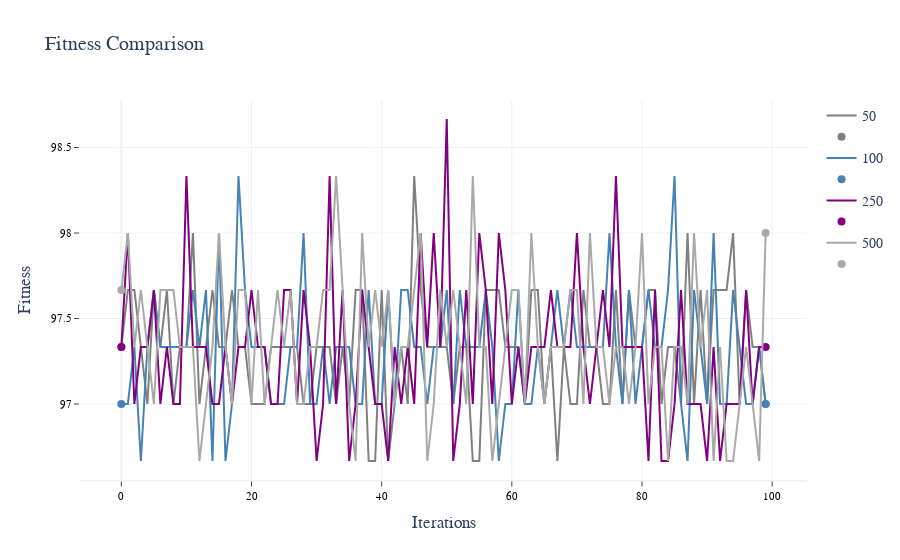
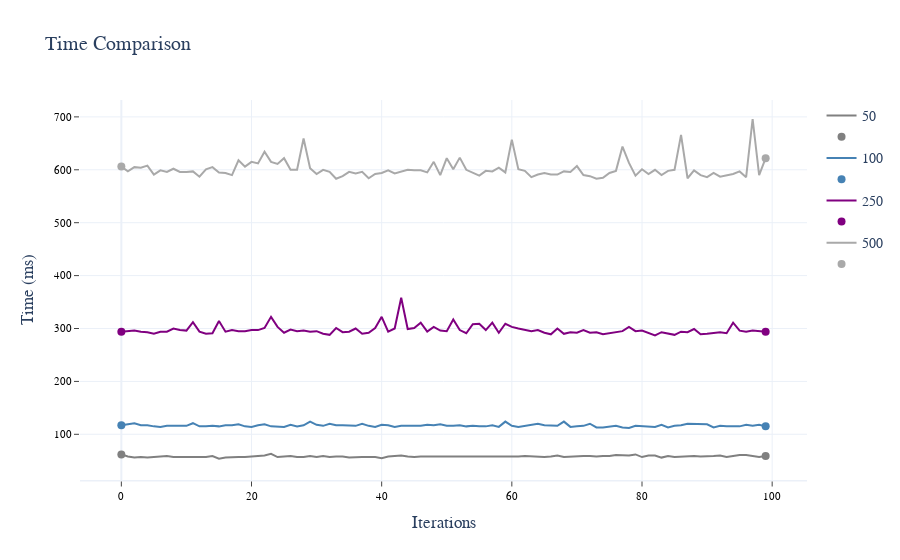

Source (notebook cell) for these figures, in order:
### Markdown cell above
### __2.5 Generations__

### Code cell
# seed for reproducibility
np.random.seed(0)

generations = [50, 100, 250, 500]

# Setting previous best parameter as new default value
params.update(replace_param)

# Print current parameters to use in best_operators_search
print('\033[1mParameters for GA:\033[0m', end='\n\n')
print(params, end='\n\n')

param_list, df = best_operators_search('gen', generations, params)

# Displaying average results of the 100 iterations
print('\033[1mAverage results:', end='\n')
df['const'] = 'const'
df_avg = df.groupby('const').mean().reset_index(drop=True).round(3)
display(df_avg)

# Getting best parameter by fitness & time
best_param_fit = df_avg[[col for col in df_avg.columns if col.startswith('Fit_')]].idxmax(axis=1)[0].replace('Fit_', '')
best_param_time = df_avg[[col for col in df_avg.columns if col.startswith('Time_')]].idxmin(axis=1)[0].replace('Time_', '')
replace_param = {'gen': best_param_fit}
print(f'\nBest Fitness: \033[1m{best_param_fit}\033[0m\n\nBest Time: \033[1m{best_param_time}\033[0m', end='\n\n')

# Plotting results
plot_values(data = df, colors = color_palette[:len(generations)], layout=2, template='white', grid=True)

### Figure 1 — Plotly figure (JSON) as saved in the notebook; plotly's stock layout.template omitted (floating-point values rounded to 4 significant figures)
{"data": [{"line": {"color": "gray", "width": 2}, "name": "50", "type": "scatter", "x": [0, 1, 2, 3, 4, 5, 6, 7, 8, 9, 10, 11, 12, 13, 14, 15, 16, 17, 18, 19, 20, 21, 22, 23, 24, 25, 26, 27, 28, 29, 30, 31, 32, 33, 34, 35, 36, 37, 38, 39, 40, 41, 42, 43, 44, 45, 46, 47, 48, 49, 50, 51, 52, 53, 54, 55, 56, 57, 58, 59, 60, 61, 62, 63, 64, 65, 66, 67, 68, 69, 70, 71, 72, 73, 74, 75, 76, 77, 78, 79, 80, 81, 82, 83, 84, 85, 86, 87, 88, 89, 90, 91, 92, 93, 94, 95, 96, 97, 98, 99], "y": [97.33, 97.67, 97.67, 97.33, 97, 97.67, 97.33, 97.67, 97, 97.33, 97.33, 98, 97, 97.33, 97.67, 97.33, 97.33, 97.67, 97.33, 97.33, 97, 97, 97, 97.33, 97.33, 97.33, 97.33, 97.33, 97, 97, 97.33, 97.33, 97.33, 97, 97.33, 97, 97.67, 97.67, 96.67, 96.67, 97.67, 96.67, 97, 97.33, 97, 98.33, 97.67, 97.33, 97.33, 97.33, 97.33, 97, 97.33, 97.33, 96.67, 96.67, 97.67, 97.67, 97.67, 97.33, 97.33, 97.33, 97, 97.67, 97.67, 97, 97.33, 96.67, 97.33, 97, 97, 97.67, 97.33, 97.33, 97, 97, 97.67, 97, 97.67, 97.33, 97.33, 97.67, 97.67, 97, 97.33, 97.33, 97, 98, 97, 97.67, 97, 97.67, 97.67, 97.67, 98, 97, 97.67, 97.33, 97.33, 97]}, {"marker": {"color": "gray", "size": 8}, "mode": "markers", "name": "", "type": "scatter", "x": [0, 99], "y": [97.33, 97]}, {"line": {"color": "steelblue", "width": 2}, "name": "100", "type": "scatter", "x": [0, 1, 2, 3, 4, 5, 6, 7, 8, 9, 10, 11, 12, 13, 14, 15, 16, 17, 18, 19, 20, 21, 22, 23, 24, 25, 26, 27, 28, 29, 30, 31, 32, 33, 34, 35, 36, 37, 38, 39, 40, 41, 42, 43, 44, 45, 46, 47, 48, 49, 50, 51, 52, 53, 54, 55, 56, 57, 58, 59, 60, 61, 62, 63, 64, 65, 66, 67, 68, 69, 70, 71, 72, 73, 74, 75, 76, 77, 78, 79, 80, 81, 82, 83, 84, 85, 86, 87, 88, 89, 90, 91, 92, 93, 94, 95, 96, 97, 98, 99], "y": [97, 97, 97.33, 96.67, 97.33, 97.67, 97.33, 97.33, 97.33, 97.33, 97.33, 97.67, 97.33, 97.67, 96.67, 98, 96.67, 97, 98.33, 97.67, 97.33, 97.33, 97.33, 97, 97, 97, 97.33, 97.33, 98, 97, 97, 97.33, 97, 97.33, 97.33, 97.33, 97, 97, 97.67, 97, 97, 97.67, 97, 97.67, 97.67, 97.33, 97.33, 97, 97.33, 97.33, 97.67, 97, 97.67, 97.33, 97.33, 97.33, 97.67, 97.33, 96.67, 97, 97, 97.67, 97, 97, 97.33, 97, 97.33, 97.67, 97.33, 97.67, 97.33, 97.33, 97.33, 97.33, 97.33, 98, 97.33, 97, 97.67, 97, 97.33, 97.67, 97.33, 97.33, 97.67, 98.33, 97, 96.67, 97.67, 97.33, 97, 98, 97, 97, 97.67, 97.33, 97, 97, 97.33, 97]}, {"marker": {"color": "steelblue", "size": 8}, "mode": "markers", "name": "", "type": "scatter", "x": [0, 99], "y": [97, 97]}, {"line": {"color": "purple", "width": 2}, "name": "250", "type": "scatter", "x": [0, 1, 2, 3, 4, 5, 6, 7, 8, 9, 10, 11, 12, 13, 14, 15, 16, 17, 18, 19, 20, 21, 22, 23, 24, 25, 26, 27, 28, 29, 30, 31, 32, 33, 34, 35, 36, 37, 38, 39, 40, 41, 42, 43, 44, 45, 46, 47, 48, 49, 50, 51, 52, 53, 54, 55, 56, 57, 58, 59, 60, 61, 62, 63, 64, 65, 66, 67, 68, 69, 70, 71, 72, 73, 74, 75, 76, 77, 78, 79, 80, 81, 82, 83, 84, 85, 86, 87, 88, 89, 90, 91, 92, 93, 94, 95, 96, 97, 98, 99], "y": [97.33, 98, 97, 97.33, 97.33, 97.67, 97, 97.33, 97, 97, 98.33, 97.33, 97.33, 97.33, 97, 97, 97.33, 97, 97.33, 97.33, 97.67, 97.33, 97.33, 97, 97, 97.67, 97.67, 97, 97.67, 97.33, 96.67, 97, 98.33, 97, 97.67, 96.67, 97, 97.67, 97.33, 97, 97, 96.67, 97.33, 97, 97.33, 97, 98, 97.33, 98, 97.33, 98.67, 96.67, 97, 97.67, 97, 98, 97.67, 97, 98, 97.67, 97, 97.33, 97, 97.33, 97.33, 97.33, 97.67, 97.33, 97.33, 97.33, 98, 97.33, 97, 97.33, 97.67, 97.33, 98.33, 97.33, 97.33, 97.33, 97.33, 96.67, 97.67, 96.67, 96.67, 97, 97.67, 97, 97, 97, 96.67, 97.33, 96.67, 97, 97, 97, 97.67, 97, 97.33, 97.33]}, {"marker": {"color": "purple", "size": 8}, "mode": "markers", "name": "", "type": "scatter", "x": [0, 99], "y": [97.33, 97.33]}, {"line": {"color": "darkgray", "width": 2}, "name": "500", "type": "scatter", "x": [0, 1, 2, 3, 4, 5, 6, 7, 8, 9, 10, 11, 12, 13, 14, 15, 16, 17, 18, 19, 20, 21, 22, 23, 24, 25, 26, 27, 28, 29, 30, 31, 32, 33, 34, 35, 36, 37, 38, 39, 40, 41, 42, 43, 44, 45, 46, 47, 48, 49, 50, 51, 52, 53, 54, 55, 56, 57, 58, 59, 60, 61, 62, 63, 64, 65, 66, 67, 68, 69, 70, 71, 72, 73, 74, 75, 76, 77, 78, 79, 80, 81, 82, 83, 84, 85, 86, 87, 88, 89, 90, 91, 92, 93, 94, 95, 96, 97, 98, 99], "y": [97.67, 98, 97.33, 97.67, 97.33, 97, 97.67, 97.67, 97.67, 97.33, 97.33, 97.33, 96.67, 97, 97.33, 98, 97.33, 97, 97.67, 97.67, 97, 97.67, 97, 97.33, 97.67, 97.33, 97.67, 97, 97, 97.33, 97.33, 97.67, 97.67, 98.33, 97.67, 97, 96.67, 98, 97.33, 97.67, 97.33, 97.67, 97, 97.33, 97.33, 97.67, 98, 96.67, 97, 97.67, 97.33, 97.67, 97.33, 97, 98.33, 97.33, 97.33, 96.67, 97, 97.33, 97.67, 97.67, 97, 98, 97.33, 97, 97.33, 97.33, 97.33, 97.67, 97.67, 97, 98, 97.33, 97.33, 97, 97.33, 97.33, 97, 97.33, 98, 97, 97.33, 97.33, 96.67, 97.33, 97.33, 97, 98, 97.33, 97.67, 96.67, 97.33, 96.67, 96.67, 97, 97.33, 97, 96.67, 98]}, {"marker": {"color": "darkgray", "size": 8}, "mode": "markers", "name": "", "type": "scatter", "x": [0, 99], "y": [97.67, 98]}], "layout": {"font": {"family": "Verdana", "size": 14}, "title": {"text": "Fitness Comparison"}, "xaxis": {"linewidth": 1.5, "showgrid": true, "showline": true, "showticklabels": true, "tickfont": {"color": "#000000", "family": "Verdana", "size": 11}, "ticks": "outside", "title": {"text": "Iterations"}}, "yaxis": {"showgrid": true, "showline": false, "showticklabels": true, "tickfont": {"color": "#000000", "family": "Verdana", "size": 11}, "ticks": "outside", "title": {"text": "Fitness"}, "zeroline": false}}}

### Figure 2 — Plotly figure (JSON) as saved in the notebook; plotly's stock layout.template omitted (floating-point values rounded to 4 significant figures)
{"data": [{"line": {"color": "gray", "width": 2}, "name": "50", "type": "scatter", "x": [0, 1, 2, 3, 4, 5, 6, 7, 8, 9, 10, 11, 12, 13, 14, 15, 16, 17, 18, 19, 20, 21, 22, 23, 24, 25, 26, 27, 28, 29, 30, 31, 32, 33, 34, 35, 36, 37, 38, 39, 40, 41, 42, 43, 44, 45, 46, 47, 48, 49, 50, 51, 52, 53, 54, 55, 56, 57, 58, 59, 60, 61, 62, 63, 64, 65, 66, 67, 68, 69, 70, 71, 72, 73, 74, 75, 76, 77, 78, 79, 80, 81, 82, 83, 84, 85, 86, 87, 88, 89, 90, 91, 92, 93, 94, 95, 96, 97, 98, 99], "y": [62, 58, 56, 57, 56, 57, 57, 59, 57, 57, 57, 57, 58, 57, 59, 54, 56, 57, 57, 57, 58, 60, 60, 63, 57, 58, 59, 57, 57, 59, 57, 59, 57, 58, 58, 56, 57, 57, 57, 57, 55, 58, 59, 60, 58, 57, 58, 58, 58, 58, 58, 58, 57, 58, 58, 58, 57, 57, 57, 58, 58, 58, 59, 58, 57, 57, 58, 60, 57, 58, 59, 59, 59, 58, 59, 59, 61, 61, 60, 62, 57, 60, 60, 56, 59, 57, 58, 58, 59, 58, 58, 59, 60, 57, 59, 61, 61, 59, 57, 59]}, {"marker": {"color": "gray", "size": 8}, "mode": "markers", "name": "", "type": "scatter", "x": [0, 99], "y": [62, 59]}, {"line": {"color": "steelblue", "width": 2}, "name": "100", "type": "scatter", "x": [0, 1, 2, 3, 4, 5, 6, 7, 8, 9, 10, 11, 12, 13, 14, 15, 16, 17, 18, 19, 20, 21, 22, 23, 24, 25, 26, 27, 28, 29, 30, 31, 32, 33, 34, 35, 36, 37, 38, 39, 40, 41, 42, 43, 44, 45, 46, 47, 48, 49, 50, 51, 52, 53, 54, 55, 56, 57, 58, 59, 60, 61, 62, 63, 64, 65, 66, 67, 68, 69, 70, 71, 72, 73, 74, 75, 76, 77, 78, 79, 80, 81, 82, 83, 84, 85, 86, 87, 88, 89, 90, 91, 92, 93, 94, 95, 96, 97, 98, 99], "y": [117, 119, 121, 117, 117, 115, 114, 116, 116, 115, 116, 121, 115, 115, 116, 115, 117, 117, 119, 115, 114, 117, 119, 115, 115, 114, 118, 115, 117, 124, 118, 116, 120, 117, 117, 116, 116, 120, 116, 114, 118, 117, 114, 116, 116, 116, 116, 118, 117, 119, 116, 116, 117, 115, 116, 115, 115, 117, 114, 124, 116, 114, 116, 117, 120, 117, 116, 116, 124, 114, 115, 116, 120, 113, 113, 114, 116, 113, 112, 116, 115, 115, 114, 118, 113, 116, 117, 120, 120, 119, 119, 113, 116, 115, 115, 115, 118, 116, 118, 115]}, {"marker": {"color": "steelblue", "size": 8}, "mode": "markers", "name": "", "type": "scatter", "x": [0, 99], "y": [117, 115]}, {"line": {"color": "purple", "width": 2}, "name": "250", "type": "scatter", "x": [0, 1, 2, 3, 4, 5, 6, 7, 8, 9, 10, 11, 12, 13, 14, 15, 16, 17, 18, 19, 20, 21, 22, 23, 24, 25, 26, 27, 28, 29, 30, 31, 32, 33, 34, 35, 36, 37, 38, 39, 40, 41, 42, 43, 44, 45, 46, 47, 48, 49, 50, 51, 52, 53, 54, 55, 56, 57, 58, 59, 60, 61, 62, 63, 64, 65, 66, 67, 68, 69, 70, 71, 72, 73, 74, 75, 76, 77, 78, 79, 80, 81, 82, 83, 84, 85, 86, 87, 88, 89, 90, 91, 92, 93, 94, 95, 96, 97, 98, 99], "y": [294, 295, 296, 294, 293, 290, 294, 294, 300, 297, 296, 312, 294, 290, 291, 314, 294, 297, 295, 295, 297, 297, 301, 322, 303, 292, 298, 295, 296, 294, 295, 290, 288, 301, 293, 294, 300, 290, 292, 301, 322, 294, 300, 358, 299, 301, 311, 294, 303, 296, 295, 317, 297, 291, 308, 309, 297, 311, 292, 309, 303, 300, 298, 295, 297, 292, 289, 300, 290, 293, 292, 297, 292, 293, 289, 291, 293, 295, 303, 295, 296, 292, 287, 293, 291, 288, 294, 293, 299, 289, 290, 292, 293, 291, 311, 296, 294, 296, 295, 294]}, {"marker": {"color": "purple", "size": 8}, "mode": "markers", "name": "", "type": "scatter", "x": [0, 99], "y": [294, 294]}, {"line": {"color": "darkgray", "width": 2}, "name": "500", "type": "scatter", "x": [0, 1, 2, 3, 4, 5, 6, 7, 8, 9, 10, 11, 12, 13, 14, 15, 16, 17, 18, 19, 20, 21, 22, 23, 24, 25, 26, 27, 28, 29, 30, 31, 32, 33, 34, 35, 36, 37, 38, 39, 40, 41, 42, 43, 44, 45, 46, 47, 48, 49, 50, 51, 52, 53, 54, 55, 56, 57, 58, 59, 60, 61, 62, 63, 64, 65, 66, 67, 68, 69, 70, 71, 72, 73, 74, 75, 76, 77, 78, 79, 80, 81, 82, 83, 84, 85, 86, 87, 88, 89, 90, 91, 92, 93, 94, 95, 96, 97, 98, 99], "y": [606, 597, 605, 604, 608, 591, 599, 596, 602, 596, 596, 597, 587, 601, 605, 595, 594, 590, 618, 606, 615, 612, 634, 615, 611, 622, 600, 600, 659, 603, 592, 600, 596, 583, 588, 596, 593, 596, 584, 592, 594, 599, 593, 596, 600, 599, 599, 595, 615, 590, 622, 601, 623, 600, 595, 589, 598, 597, 604, 595, 657, 601, 598, 586, 591, 594, 591, 591, 597, 596, 607, 590, 588, 583, 585, 594, 598, 644, 613, 589, 601, 592, 600, 590, 598, 600, 666, 584, 599, 590, 586, 594, 587, 590, 592, 597, 586, 696, 590, 622]}, {"marker": {"color": "darkgray", "size": 8}, "mode": "markers", "name": "", "type": "scatter", "x": [0, 99], "y": [606, 622]}], "layout": {"font": {"family": "Verdana", "size": 14}, "title": {"text": "Time Comparison"}, "xaxis": {"linewidth": 1.5, "showgrid": true, "showline": true, "showticklabels": true, "tickfont": {"color": "#000000", "family": "Verdana", "size": 11}, "ticks": "outside", "title": {"text": "Iterations"}}, "yaxis": {"showgrid": true, "showline": false, "showticklabels": true, "tickfont": {"color": "#000000", "family": "Verdana", "size": 11}, "ticks": "outside", "title": {"text": "Time (ms)"}, "zeroline": false}}}
